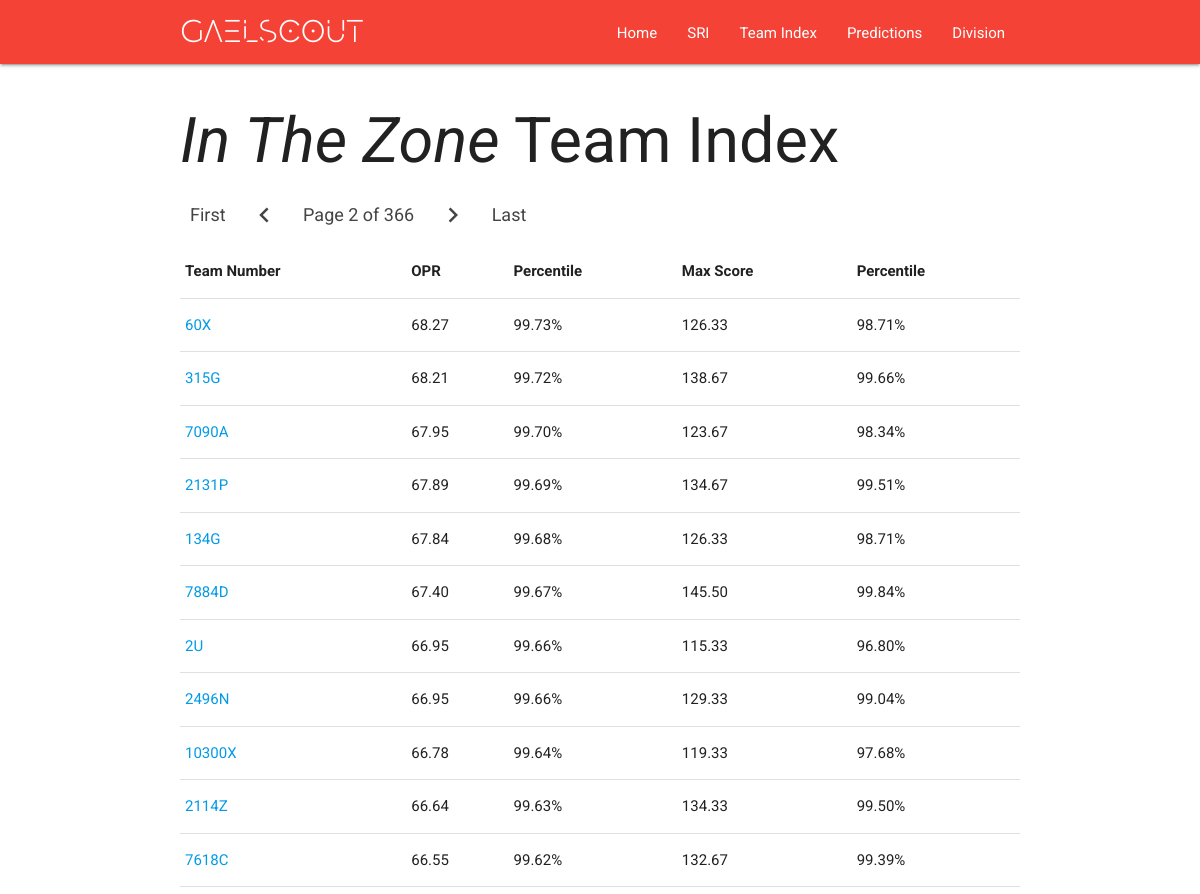
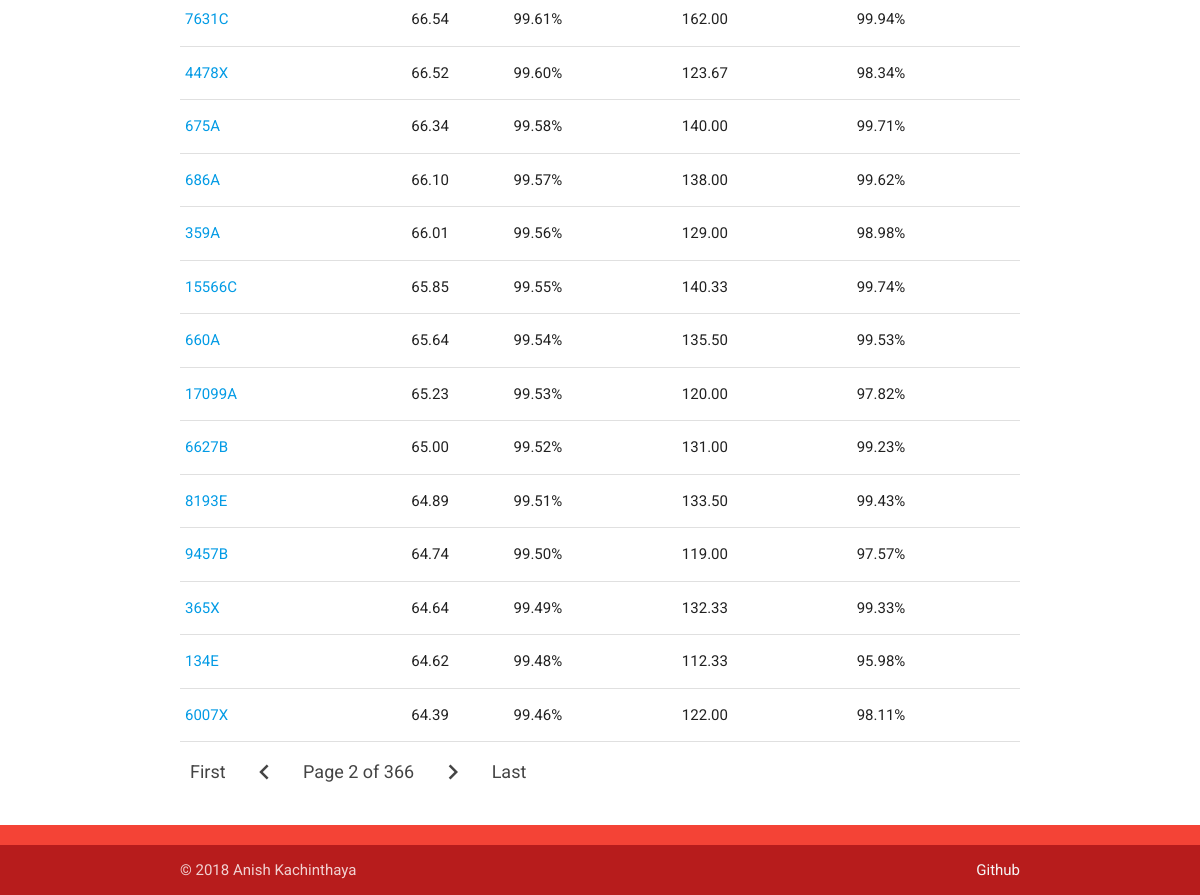
The app's page /teams/?page=2 with its own data (2 pictures, top to bottom).
### teaminfo/models.py (models this page shows)
class Teams(models.Model):
    team_number = models.CharField(max_length=200)
    team_opr = models.DecimalField(max_digits=10, decimal_places=2)
    team_mscore = models.DecimalField(max_digits=10, decimal_places=2)
    team_opr_quantile = models.DecimalField(max_digits=10, decimal_places=2)
    team_mscore_quantile = models.DecimalField(max_digits=10, decimal_places=2)
    def __str__(self):
            return self.team_number
    class Meta:
        ordering = ["-team_opr_quantile"]

### teaminfo/views.py (the view)
# urls.py: path('', views.index, name='index'),
def index(request):
    team_list = Teams.objects.all()
    paginator = Paginator(team_list, 25) # Show 25 contacts per page
    page = request.GET.get('page')
    try:
        team_list = paginator.get_page(page)
    except PageNotAnInteger:
        team_list = paginator.page(1)
    except EmptyPage:
        team_list = paginator.page(paginator.num_pages)
    context = {
        'team_list': team_list,
    }
    if request.method == 'POST':
        filter = request.POST.get('filter')
        context['filter'] = filter
        return render(request, 'teaminfo/index.html', context)
    return render(request, 'teaminfo/index.html', context)

### teaminfo/templates/teaminfo/index.html (shortened to what this page needs)
<!DOCTYPE html>
<html>
<head>
  <link rel="stylesheet" href="https://cdnjs.cloudflare.com/ajax/libs/materialize/1.0.0-beta/css/materialize.min.css">
  <link rel = "stylesheet" type = "text/css" href = "../../../static/main.css" />
</head>
<body>
  <nav>
    <div class="nav-wrapper red">
      <div class="container">
        <a class="brand-logo" href="{% url 'sri:index' %}">
          GAELSCOUT</a>
      <ul id="nav-mobile" class="right hide-on-med-and-down">
        <li ><a class = "waves-effect waves-light" href="{% url 'sri:index' %}">Home</a></li>
        <li ><a class = "waves-effect waves-light" href="{% url 'sri:index' %}">SRI</a></li>
        <li><a class = "waves-effect waves-light" href="{% url 'teaminfo:index' %}">Team Index</a></li>
        <li><a class = "waves-effect waves-light" href="{% url 'teaminfo:index' %}">Predictions</a></li>
        <li><a class = "waves-effect waves-light" href="{% url 'teaminfo:division' %}">Division</a></li>
      </ul>
    </div>
      <div class="nav-wrapper">
    </div>
  </nav>
  <div class="container">
    <h1><i>In The Zone</i> Team Index</h1>
  <!-- <div style="display: inline-block;">
    <h7>Filters:</h7>
    <form method="POST" class="white-text waves-effect waves-light btn red lighten-1">{% csrf_token %}
      <select name = "filter">
      <option value="by_opr+">OPR++</option>
      </select>
      <input type="submit"  value="OPR +:-"/>
    </form>
    <form method="POST" class="white-text waves-effect waves-light btn red lighten-1">{% csrf_token %}
      <select name = "filter">
      <option value="by_opr-">OPR--</option>
      </select>
      <input type="submit"  value="OPR -:+"/>
    </form>
    <form method="POST" class="white-text waves-effect waves-light btn red lighten-1">{% csrf_token %}
      <select name = "filter">
      <option value="by_mscore+">Max Score++</option>
      </select>
      <input type="submit"  value="Max Score +:-"/>
    </form>
    <form method="POST" class="white-text waves-effect waves-light btn red lighten-1">{% csrf_token %}
      <select name = "filter">
      <option value="by_mscore-">Max Score--</option>
      </select>
      <input type="submit"  value="Max Score -:+"/>
    </form>
  </div>
{% if filter == "by_opr+" %}
{% regroup team_list by team_mscore as team_list %}
{% endif %} -->
    <ul class="pagination">
      {% if team_list.has_previous %}
      <li class="waves-effect"><a href="?page=1">First</a></li>
      <li class="waves-effect"><a href="?page={{ team_list.previous_page_number }}"><i class="material-icons">chevron_left</i></a></li>
      {% endif %}
      <li class="current">
        <a>
          Page
          {{ team_list.number }}
           of
           {{ team_list.paginator.num_pages }}
        </a>
      </li>
      {% if team_list.has_next %}
      <li class="waves-effect"><a href="?page={{ team_list.next_page_number }}"><i class="material-icons">chevron_right</i></a></li>
      <li class="waves-effect"><a href="?page={{ team_list.paginator.num_pages }}">Last</a></li>
      {% endif %}
    </ul>
    <table>
      <tr>
        <th>Team Number</th>
        <th>OPR</th>
        <th>Percentile</th>
        <th>Max Score</th>
        <th>Percentile</th>
      </tr>
      {% if team_list %} {% for team in team_list %}
      <tr>
        <td><a href="{% url 'teaminfo:detail' team %}">{{team}}</a></td>
        <td>{{team.team_opr}}</td>
        <td>{{team.team_opr_quantile}}%</td>
        <td>{{team.team_mscore}}</td>
        <td>{{team.team_mscore_quantile}}%</td>
      </tr>
      {% endfor %} {% else %}
      <p>No teams are available.</p>
      {% endif %}
    </table>
    <ul class="pagination">
      {% if team_list.has_previous %}
      <li class="waves-effect"><a href="?page=1">First</a></li>
      <li class="waves-effect"><a href="?page={{ team_list.previous_page_number }}"><i class="material-icons">chevron_left</i></a></li>
      {% endif %}
      <li class="current">
        <a>
          Page
          {{ team_list.number }}
           of
           {{ team_list.paginator.num_pages }}
        </a>
      </li>
      {% if team_list.has_next %}
      <li class="waves-effect"><a href="?page={{ team_list.next_page_number }}"><i class="material-icons">chevron_right</i></a></li>
      <li class="waves-effect"><a href="?page={{ team_list.paginator.num_pages }}">Last</a></li>
      {% endif %}
    </ul>
    <br>
  </div>
  <footer class="page-footer red">
    <div class="footer-copyright red darken-4">
      <div class="container">
        © 2018 Anish Kachinthaya
        <a class="grey-text text-lighten-4 right" href="https://github.com/anishk23733" target="_blank">Github</a>
      </div>
    </div>
  </footer>
</body>
</html>

### static/main.css (style rules this page uses)
body { font-family: 'Roboto', sans-serif; }
.brand-logo { font-family:EVO }

### records on screen
Teams: team_number "60X", team_opr "68.27", team_opr_quantile "99.73", team_mscore "126.33", team_mscore_quantile "98.71"
Teams: team_number "315G", team_opr "68.21", team_opr_quantile "99.72", team_mscore "138.67", team_mscore_quantile "99.66"
Teams: team_number "7090A", team_opr "67.95", team_opr_quantile "99.70", team_mscore "123.67", team_mscore_quantile "98.34"
Teams: team_number "2131P", team_opr "67.89", team_opr_quantile "99.69", team_mscore "134.67", team_mscore_quantile "99.51"
Teams: team_number "134G", team_opr "67.84", team_opr_quantile "99.68", team_mscore "126.33", team_mscore_quantile "98.71"
Teams: team_number "2U", team_opr "66.95", team_opr_quantile "99.66", team_mscore "115.33", team_mscore_quantile "96.80"
Teams: team_number "2496N", team_opr "66.95", team_opr_quantile "99.66", team_mscore "129.33", team_mscore_quantile "99.04"
Teams: team_number "2114Z", team_opr "66.64", team_opr_quantile "99.63", team_mscore "134.33", team_mscore_quantile "99.50"
Teams: team_number "4478X", team_opr "66.52", team_opr_quantile "99.60", team_mscore "123.67", team_mscore_quantile "98.34"
Teams: team_number "675A", team_opr "66.34", team_opr_quantile "99.58", team_mscore "140.00", team_mscore_quantile "99.71"
Teams: team_number "686A", team_opr "66.10", team_opr_quantile "99.57", team_mscore "138.00", team_mscore_quantile "99.62"
Teams: team_number "359A", team_opr "66.01", team_opr_quantile "99.56", team_mscore "129.00", team_mscore_quantile "98.98"
Teams: team_number "660A", team_opr "65.64", team_opr_quantile "99.54", team_mscore "135.50", team_mscore_quantile "99.53"
Teams: team_number "6627B", team_opr "65.00", team_opr_quantile "99.52", team_mscore "131.00", team_mscore_quantile "99.23"
Teams: team_number "365X", team_opr "64.64", team_opr_quantile "99.49", team_mscore "132.33", team_mscore_quantile "99.33"
Teams: team_number "134E", team_opr "64.62", team_opr_quantile "99.48", team_mscore "112.33", team_mscore_quantile "95.98"
Teams: team_number "6007X", team_opr "64.39", team_opr_quantile "99.46", team_mscore "122.00", team_mscore_quantile "98.11"

### other values on screen
{{ team_list.number }} "2"
{{ team_list.paginator.num_pages }} "366"
